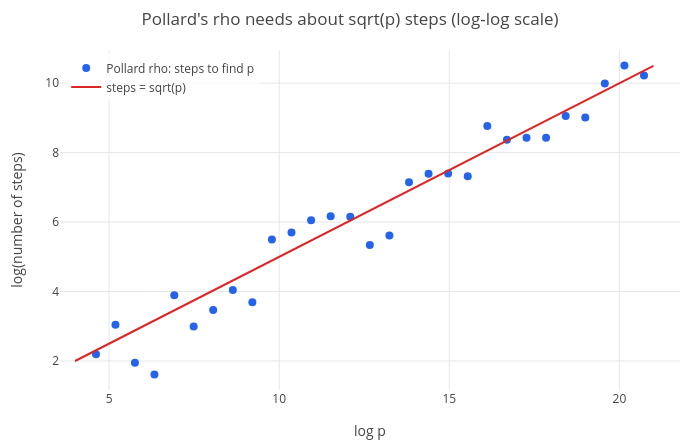

Write notebook code for a chart like this one.
### Markdown cell above
The numbers range over seven orders of magnitude, so we plot the logarithms: across $\log p$, up $\log(\text{steps})$.
`scatter(S, [p s], [log(p) log(s)])` names the columns $p$ and $s$ and then plots the two expressions in brackets
instead of the raw columns. If steps $\approx \sqrt p$, then $\log(\text{steps}) \approx \frac12 \log p$: a straight line
with slope one half, drawn in red:

### Code cell
pl = show(scatter(S, [p s], [log(p) log(s)]), plot(u/2, u, 4, 21));
pl = legend(pl, "Pollard rho: steps to find p", "steps = sqrt(p)");
labels(title(pl, "Pollard's rho needs about sqrt(p) steps (log-log scale)"), "log p", "log(number of steps)")

### Figure 1 — Plotly figure (JSON) as saved in the notebook; plotly's stock layout.template omitted (floating-point values rounded to 4 significant figures; data arrays with more than 128 entries replaced by an {"elided": "..."} marker saying what was removed)
{"data": [{"marker": {"color": "#2563eb", "size": 8}, "mode": "markers", "name": "Pollard rho: steps to find p", "type": "scatter", "x": [4.615, 5.187, 5.759, 6.333, 6.917, 7.486, 8.059, 8.637, 9.211, 9.786, 10.36, 10.94, 11.51, 12.09, 12.66, 13.24, 13.82, 14.39, 14.97, 15.54, 16.12, 16.69, 17.27, 17.85, 18.42, 19.0, 19.57, 20.15, 20.72], "y": [2.197, 3.045, 1.946, 1.609, 3.892, 2.996, 3.466, 4.043, 3.689, 5.501, 5.704, 6.057, 6.17, 6.157, 5.338, 5.613, 7.151, 7.393, 7.399, 7.321, 8.767, 8.374, 8.432, 8.429, 9.058, 9.015, 9.995, 10.51, 10.22]}, {"line": {"color": "#dc2626", "width": 2}, "mode": "lines", "name": "steps = sqrt(p)", "type": "scatter", "x": {"elided": "402 float values"}, "y": {"elided": "402 float values"}}], "layout": {"height": 440, "legend": {"bgcolor": "rgba(255,255,255,0.8)", "x": 0.01, "xanchor": "left", "y": 0.99, "yanchor": "top"}, "margin": {"b": 50, "l": 60, "r": 20, "t": 50}, "showlegend": true, "title": {"text": "Pollard's rho needs about sqrt(p) steps (log-log scale)"}, "width": 700, "xaxis": {"title": {"text": "log p"}, "zeroline": true}, "yaxis": {"range": [1.164, 10.96], "title": {"text": "log(number of steps)"}, "zeroline": true}}}
